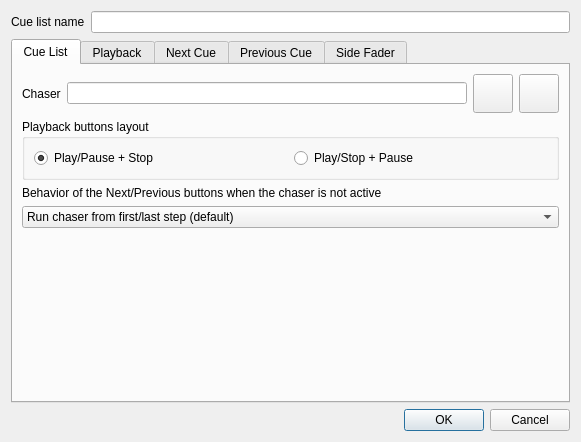
<?xml version="1.0" encoding="UTF-8"?>
<ui version="4.0">
 <author>Massimo Callegari</author>
 <comment>
  Q Light Controller Plus
  vccuelistproperties.ui

  Copyright (c) 2015 Massimo Callegari

  Licensed under the Apache License, Version 2.0 (the &quot;License&quot;);
  you may not use this file except in compliance with the License.
  You may obtain a copy of the License at

      http://www.apache.org/licenses/LICENSE-2.0.txt

  Unless required by applicable law or agreed to in writing, software
  distributed under the License is distributed on an &quot;AS IS&quot; BASIS,
  WITHOUT WARRANTIES OR CONDITIONS OF ANY KIND, either express or implied.
  See the License for the specific language governing permissions and
  limitations under the License.
 </comment>
 <class>VCCueListProperties</class>
 <widget class="QDialog" name="VCCueListProperties">
  <property name="geometry">
   <rect>
    <x>0</x>
    <y>0</y>
    <width>581</width>
    <height>442</height>
   </rect>
  </property>
  <property name="windowTitle">
   <string>Cue list properties</string>
  </property>
  <layout class="QGridLayout" name="gridLayout_2">
   <item row="0" column="0">
    <widget class="QLabel" name="m_nameLabel">
     <property name="text">
      <string>Cue list name</string>
     </property>
    </widget>
   </item>
   <item row="2" column="0" colspan="2">
    <widget class="QDialogButtonBox" name="m_buttonBox">
     <property name="orientation">
      <enum>Qt::Horizontal</enum>
     </property>
     <property name="standardButtons">
      <set>QDialogButtonBox::Cancel|QDialogButtonBox::Ok</set>
     </property>
    </widget>
   </item>
   <item row="0" column="1">
    <widget class="QLineEdit" name="m_nameEdit">
     <property name="toolTip">
      <string>The name of the cue list widget</string>
     </property>
    </widget>
   </item>
   <item row="1" column="0" colspan="2">
    <widget class="QTabWidget" name="m_tab">
     <property name="toolTip">
      <string/>
     </property>
     <property name="currentIndex">
      <number>0</number>
     </property>
     <widget class="QWidget" name="CueList">
      <attribute name="title">
       <string>Cue List</string>
      </attribute>
      <layout class="QGridLayout" name="gridLayout">
       <item row="0" column="1">
        <widget class="QLineEdit" name="m_chaserEdit">
         <property name="toolTip">
          <string>The chaser function to use as cue list</string>
         </property>
         <property name="readOnly">
          <bool>true</bool>
         </property>
        </widget>
       </item>
       <item row="0" column="2">
        <widget class="QToolButton" name="m_chaserAttachButton">
         <property name="toolTip">
          <string>Choose the chaser function to use as the steps for the cue list</string>
         </property>
         <property name="icon">
          <iconset resource="../qlcui.qrc">
           <normaloff>:/attach.png</normaloff>:/attach.png</iconset>
         </property>
         <property name="iconSize">
          <size>
           <width>32</width>
           <height>32</height>
          </size>
         </property>
        </widget>
       </item>
       <item row="0" column="3">
        <widget class="QToolButton" name="m_chaserDetachButton">
         <property name="toolTip">
          <string>Detach current chaser from the cue list</string>
         </property>
         <property name="icon">
          <iconset resource="../qlcui.qrc">
           <normaloff>:/detach.png</normaloff>:/detach.png</iconset>
         </property>
         <property name="iconSize">
          <size>
           <width>32</width>
           <height>32</height>
          </size>
         </property>
        </widget>
       </item>
       <item row="0" column="0">
        <widget class="QLabel" name="m_chaserLabel">
         <property name="text">
          <string>Chaser</string>
         </property>
        </widget>
       </item>
       <item row="2" column="0" colspan="4">
        <widget class="QLabel" name="label_11">
         <property name="text">
          <string>Behavior of the Next/Previous buttons when the chaser is not active</string>
         </property>
        </widget>
       </item>
       <item row="3" column="0" colspan="4">
        <widget class="QComboBox" name="m_nextPrevBehaviorCombo">
         <property name="toolTip">
          <string>Behavior of the Next/Previous buttons when the chaser is not active</string>
         </property>
         <property name="currentIndex">
          <number>0</number>
         </property>
         <item>
          <property name="text">
           <string>Run chaser from first/last step (default)</string>
          </property>
         </item>
         <item>
          <property name="text">
           <string>Run chaser from next/previous step</string>
          </property>
         </item>
         <item>
          <property name="text">
           <string>Select next/previous step</string>
          </property>
         </item>
         <item>
          <property name="text">
           <string>Do nothing</string>
          </property>
         </item>
        </widget>
       </item>
       <item row="4" column="0" colspan="4">
        <spacer name="verticalSpacer">
         <property name="orientation">
          <enum>Qt::Vertical</enum>
         </property>
         <property name="sizeHint" stdset="0">
          <size>
           <width>428</width>
           <height>169</height>
          </size>
         </property>
        </spacer>
       </item>
       <item row="1" column="0" colspan="4">
        <widget class="QGroupBox" name="groupBox">
         <property name="title">
          <string>Playback buttons layout</string>
         </property>
         <layout class="QHBoxLayout" name="horizontalLayout">
          <item>
           <widget class="QRadioButton" name="m_play_pause_stop">
            <property name="text">
             <string>Play/Pause + Stop</string>
            </property>
            <property name="checked">
             <bool>true</bool>
            </property>
           </widget>
          </item>
          <item>
           <widget class="QRadioButton" name="m_play_stop_pause">
            <property name="text">
             <string>Play/Stop + Pause</string>
            </property>
           </widget>
          </item>
         </layout>
        </widget>
       </item>
      </layout>
     </widget>
     <widget class="QWidget" name="tab">
      <attribute name="title">
       <string>Playback</string>
      </attribute>
      <layout class="QVBoxLayout" name="verticalLayout_3">
       <item>
        <layout class="QHBoxLayout" name="m_playbackLayout"/>
       </item>
       <item>
        <layout class="QHBoxLayout" name="m_stopLayout"/>
       </item>
       <item>
        <spacer name="verticalSpacer_4">
         <property name="orientation">
          <enum>Qt::Vertical</enum>
         </property>
         <property name="sizeHint" stdset="0">
          <size>
           <width>20</width>
           <height>118</height>
          </size>
         </property>
        </spacer>
       </item>
      </layout>
     </widget>
     <widget class="QWidget" name="NextCue">
      <attribute name="title">
       <string>Next Cue</string>
      </attribute>
      <layout class="QVBoxLayout" name="verticalLayout">
       <item>
        <layout class="QHBoxLayout" name="m_nextLayout"/>
       </item>
       <item>
        <spacer name="verticalSpacer_2">
         <property name="orientation">
          <enum>Qt::Vertical</enum>
         </property>
         <property name="sizeHint" stdset="0">
          <size>
           <width>20</width>
           <height>68</height>
          </size>
         </property>
        </spacer>
       </item>
      </layout>
     </widget>
     <widget class="QWidget" name="PreviousCue">
      <attribute name="title">
       <string>Previous Cue</string>
      </attribute>
      <layout class="QVBoxLayout" name="verticalLayout_2">
       <item>
        <layout class="QHBoxLayout" name="m_previousLayout"/>
       </item>
       <item>
        <spacer name="verticalSpacer_3">
         <property name="orientation">
          <enum>Qt::Vertical</enum>
         </property>
         <property name="sizeHint" stdset="0">
          <size>
           <width>20</width>
           <height>40</height>
          </size>
         </property>
        </spacer>
       </item>
      </layout>
     </widget>
     <widget class="QWidget" name="SideSliders">
      <attribute name="title">
       <string>Side Fader</string>
      </attribute>
      <layout class="QVBoxLayout" name="verticalLayout_4">
       <item>
        <widget class="QGroupBox" name="groupBox_9">
         <property name="title">
          <string>Behaviour</string>
         </property>
         <layout class="QHBoxLayout" name="horizontalLayout_3">
          <property name="topMargin">
           <number>4</number>
          </property>
          <property name="bottomMargin">
           <number>4</number>
          </property>
          <item>
           <widget class="QRadioButton" name="m_noneRadio">
            <property name="text">
             <string>None</string>
            </property>
            <property name="checked">
             <bool>true</bool>
            </property>
           </widget>
          </item>
          <item>
           <widget class="QRadioButton" name="m_crossFadeRadio">
            <property name="text">
             <string>Crossfade</string>
            </property>
            <property name="checked">
             <bool>false</bool>
            </property>
           </widget>
          </item>
          <item>
           <widget class="QRadioButton" name="m_stepsRadio">
            <property name="text">
             <string>Steps</string>
            </property>
           </widget>
          </item>
         </layout>
        </widget>
       </item>

       <item>
        <widget class="QGroupBox" name="groupBox_5">
         <property name="title">
          <string>Step mode for external input values</string>
         </property>
         <layout class="QHBoxLayout" name="horizontalLayout_5">
          <property name="topMargin">
           <number>4</number>
          </property>
          <property name="bottomMargin">
           <number>4</number>
          </property>
          <item>
           <widget class="QRadioButton" name="m_stepsExtValueModeScaled">
            <property name="toolTip">
             <string>Default Steps mode, where external input values
map to step numbers as a scaled percentage of the DMX range.</string>
            </property>
            <property name="text">
             <string>Default (scaled 0-255)</string>
            </property>
            <property name="checked">
             <bool>true</bool>
            </property>
           </widget>
          </item>
          <item>
           <widget class="QRadioButton" name="m_stepsExtValueModeDirectDMX">
            <property name="toolTip">
             <string>Alternate direct step number mode for external input,
where the input value is treated as a specific step number.</string>
            </property>
            <property name="text">
             <string>Direct Step #</string>
            </property>
            <property name="checked">
             <bool>false</bool>
            </property>
           </widget>
          </item>
          <item>
           <widget class="QRadioButton" name="m_stepsExtValueModeDirectMIDI">
            <property name="toolTip">
             <string>Alternate direct step number mode for external input,
where the input value is treated as a specific step number within the MIDI input range (0..127)</string>
            </property>
            <property name="text">
             <string>Direct Step # (MIDI)</string>
            </property>
            <property name="checked">
             <bool>false</bool>
            </property>
           </widget>
          </item>
         </layout>
        </widget>
       </item>
       <item>
        <widget class="QFrame" name="frame">
         <property name="frameShape">
          <enum>QFrame::NoFrame</enum>
         </property>
         <property name="frameShadow">
          <enum>QFrame::Raised</enum>
         </property>
         <layout class="QVBoxLayout" name="verticalLayout_6">
          <property name="leftMargin">
           <number>0</number>
          </property>
          <property name="topMargin">
           <number>0</number>
          </property>
          <property name="rightMargin">
           <number>0</number>
          </property>
          <property name="bottomMargin">
           <number>0</number>
          </property>
          <item>
           <layout class="QVBoxLayout" name="m_crossFadeLayout"/>
          </item>
         </layout>
        </widget>
       </item>
       <item>
        <spacer name="verticalSpacer_5">
         <property name="orientation">
          <enum>Qt::Vertical</enum>
         </property>
         <property name="sizeHint" stdset="0">
          <size>
           <width>20</width>
           <height>40</height>
          </size>
         </property>
        </spacer>
       </item>
      </layout>
     </widget>
    </widget>
   </item>
  </layout>
 </widget>
 <resources>
  <include location="../qlcui.qrc"/>
 </resources>
 <connections>
  <connection>
   <sender>m_buttonBox</sender>
   <signal>accepted()</signal>
   <receiver>VCCueListProperties</receiver>
   <slot>accept()</slot>
   <hints>
    <hint type="sourcelabel">
     <x>272</x>
     <y>486</y>
    </hint>
    <hint type="destinationlabel">
     <x>157</x>
     <y>274</y>
    </hint>
   </hints>
  </connection>
  <connection>
   <sender>m_buttonBox</sender>
   <signal>rejected()</signal>
   <receiver>VCCueListProperties</receiver>
   <slot>reject()</slot>
   <hints>
    <hint type="sourcelabel">
     <x>340</x>
     <y>486</y>
    </hint>
    <hint type="destinationlabel">
     <x>286</x>
     <y>274</y>
    </hint>
   </hints>
  </connection>
  <connection>
   <sender>m_tab</sender>
   <signal>currentChanged(int)</signal>
   <receiver>VCCueListProperties</receiver>
   <slot>slotTabChanged()</slot>
   <hints>
    <hint type="sourcelabel">
     <x>271</x>
     <y>52</y>
    </hint>
    <hint type="destinationlabel">
     <x>486</x>
     <y>67</y>
    </hint>
   </hints>
  </connection>
 </connections>
 <slots>
  <slot>slotTabChanged()</slot>
 </slots>
</ui>
